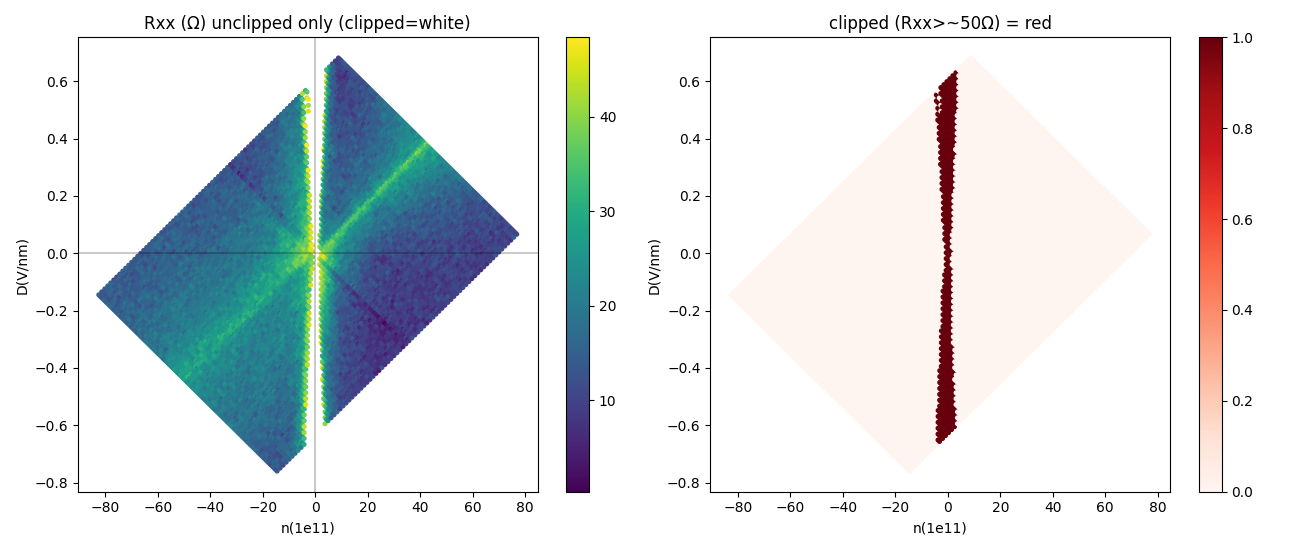

The Python source for this figure:
import json, numpy as np
import matplotlib; matplotlib.use("Agg")
import matplotlib.pyplot as plt
from hera.analysis import open_run
import scipy.constants as cst

r=open_run("data/2"); cfg=json.load(open("data/2/metadata.json"))["measurement_config"]
N_bg,N_tg=121,81
TG=r.col("k_tg_volt").reshape(N_tg,N_bg); BG=r.col("k_bg_volt").reshape(N_tg,N_bg)
I=(r.col("sr830_1_X")/cfg["sr1_gain"]).reshape(N_tg,N_bg)
X4=r.col("sr830_3_X").reshape(N_tg,N_bg); V4=X4/cfg["sr3_gain"]
Rxx=V4/I
c_tg=cst.epsilon_0*3/23.6e-9; c_bg=cst.epsilon_0*3/20e-9; n_off=-c_bg*0.0259/cst.e
n=((c_tg*TG+c_bg*BG)/cst.e+n_off)*1e-4; D=((c_tg*TG-c_bg*BG)/(2*cst.epsilon_0))*1e-9
clip=np.abs(X4)>5e-6*0.98

print(f"clipped fraction: {clip.mean()*100:.0f}%")
print(f"UNCLIPPED Rxx: min={np.nanmin(Rxx[~clip]):.1f}  p1={np.nanpercentile(Rxx[~clip],1):.1f}  median={np.nanmedian(Rxx[~clip]):.1f} Ω")
# genuine low-Rxx away from CNP (|n|>0.5e11) and unclipped
offcnp=(~clip)&(np.abs(n)>0.5e11)
lowmask=offcnp&(Rxx<8)
print(f"genuine low-Rxx (<8Ω, unclipped, off-CNP): {lowmask.sum()} pts")
if lowmask.sum():
    print(f"  at n=[{n[lowmask].min()/1e11:+.1f},{n[lowmask].max()/1e11:+.1f}]e11 D=[{D[lowmask].min():+.2f},{D[lowmask].max():+.2f}]")
# where is the device most conducting on the hole side at high |D|?
hole=(n<-2e11)&(np.abs(D)>0.4)&(~clip)
print(f"hole-side high|D| unclipped: {hole.sum()} pts, Rxx min={np.nanmin(Rxx[hole]) if hole.sum() else float('nan'):.1f} median={np.nanmedian(Rxx[hole]) if hole.sum() else float('nan'):.1f}")

fig,ax=plt.subplots(1,2,figsize=(13,5.5))
Rm=np.where(clip,np.nan,Rxx)
sc=ax[0].scatter(n.ravel()/1e11,D.ravel(),c=np.clip(Rm.ravel(),0,50),s=7,cmap='viridis')
ax[0].set(title="Rxx (Ω) unclipped only (clipped=white)",xlabel="n(1e11)",ylabel="D(V/nm)");plt.colorbar(sc,ax=ax[0])
ax[0].axhline(0,c='k',lw=.3);ax[0].axvline(0,c='k',lw=.3)
# clip mask map
sc=ax[1].scatter(n.ravel()/1e11,D.ravel(),c=clip.ravel().astype(float),s=7,cmap='Reds')
ax[1].set(title="clipped (Rxx>~50Ω) = red",xlabel="n(1e11)",ylabel="D(V/nm)");plt.colorbar(sc,ax=ax[1])
plt.tight_layout();plt.savefig("hera_scratch/map_lowR.png",dpi=100);print("saved map_lowR.png")
